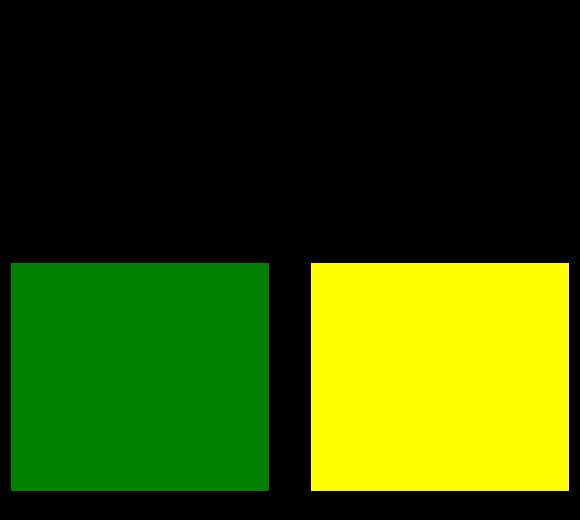
<?xml version="1.0" encoding="UTF-8"?>
<ui version="4.0">
 <class>Form</class>
 <widget class="QWidget" name="Form">
  <property name="geometry">
   <rect>
    <x>0</x>
    <y>0</y>
    <width>580</width>
    <height>520</height>
   </rect>
  </property>
  <property name="windowTitle">
   <string>Form</string>
  </property>
  <property name="styleSheet">
   <string notr="true">QWidget{
	background-color: black;
}

QLabel[accessibleName='title'] {
	color: white;
	font-size: 15px;
	font: &quot;Sans Serif Collection&quot;;
	font-weight: bold;
	border: 1px solid white;
	padding-left: 8;
	padding-right: 8;
	margin-top: 25px;
	margin-left: 40;
}

QLabel[accessibleName='graph_title'] {
	color: white;
	font-size: 13px;
}</string>
  </property>
  <layout class="QGridLayout" name="gridLayout">
   <property name="topMargin">
    <number>9</number>
   </property>
   <property name="bottomMargin">
    <number>9</number>
   </property>
   <item row="2" column="0" colspan="3" alignment="Qt::AlignHCenter|Qt::AlignTop">
    <widget class="QLabel" name="label">
     <property name="sizePolicy">
      <sizepolicy hsizetype="Minimum" vsizetype="Minimum">
       <horstretch>0</horstretch>
       <verstretch>0</verstretch>
      </sizepolicy>
     </property>
     <property name="baseSize">
      <size>
       <width>300</width>
       <height>200</height>
      </size>
     </property>
     <property name="acceptDrops">
      <bool>false</bool>
     </property>
     <property name="accessibleName">
      <string>graph_title</string>
     </property>
     <property name="styleSheet">
      <string notr="true"/>
     </property>
     <property name="text">
      <string>MOVIE PLAYS BY YEAR</string>
     </property>
    </widget>
   </item>
   <item row="3" column="1">
    <spacer name="horizontalSpacer">
     <property name="orientation">
      <enum>Qt::Horizontal</enum>
     </property>
     <property name="sizeType">
      <enum>QSizePolicy::Preferred</enum>
     </property>
     <property name="sizeHint" stdset="0">
      <size>
       <width>30</width>
       <height>20</height>
      </size>
     </property>
    </spacer>
   </item>
   <item row="4" column="0" alignment="Qt::AlignHCenter|Qt::AlignTop">
    <widget class="QLabel" name="label_2">
     <property name="accessibleName">
      <string>graph_title</string>
     </property>
     <property name="text">
      <string>MOVIE PLAYS BY MONTH</string>
     </property>
    </widget>
   </item>
   <item row="4" column="2" alignment="Qt::AlignHCenter|Qt::AlignTop">
    <widget class="QLabel" name="label_3">
     <property name="accessibleName">
      <string>graph_title</string>
     </property>
     <property name="text">
      <string>MOVIE PLAYS BY DAY OF THE WEEK</string>
     </property>
    </widget>
   </item>
   <item row="3" column="0">
    <widget class="MplWidget" name="graph2" native="true">
     <property name="sizePolicy">
      <sizepolicy hsizetype="Expanding" vsizetype="Expanding">
       <horstretch>0</horstretch>
       <verstretch>0</verstretch>
      </sizepolicy>
     </property>
     <property name="styleSheet">
      <string notr="true">background-color: green;</string>
     </property>
    </widget>
   </item>
   <item row="1" column="0" colspan="3" alignment="Qt::AlignHCenter">
    <widget class="MplWidget" name="graph1" native="true">
     <property name="sizePolicy">
      <sizepolicy hsizetype="Preferred" vsizetype="Expanding">
       <horstretch>0</horstretch>
       <verstretch>0</verstretch>
      </sizepolicy>
     </property>
     <property name="styleSheet">
      <string notr="true">background-color: red;</string>
     </property>
    </widget>
   </item>
   <item row="3" column="2">
    <widget class="MplWidget" name="graph3" native="true">
     <property name="sizePolicy">
      <sizepolicy hsizetype="Expanding" vsizetype="Expanding">
       <horstretch>0</horstretch>
       <verstretch>0</verstretch>
      </sizepolicy>
     </property>
     <property name="styleSheet">
      <string notr="true">background-color: yellow;</string>
     </property>
    </widget>
   </item>
  </layout>
 </widget>
 <customwidgets>
  <customwidget>
   <class>MplWidget</class>
   <extends>QWidget</extends>
   <header>mplwidget</header>
   <container>1</container>
  </customwidget>
 </customwidgets>
 <resources/>
 <connections/>
</ui>
